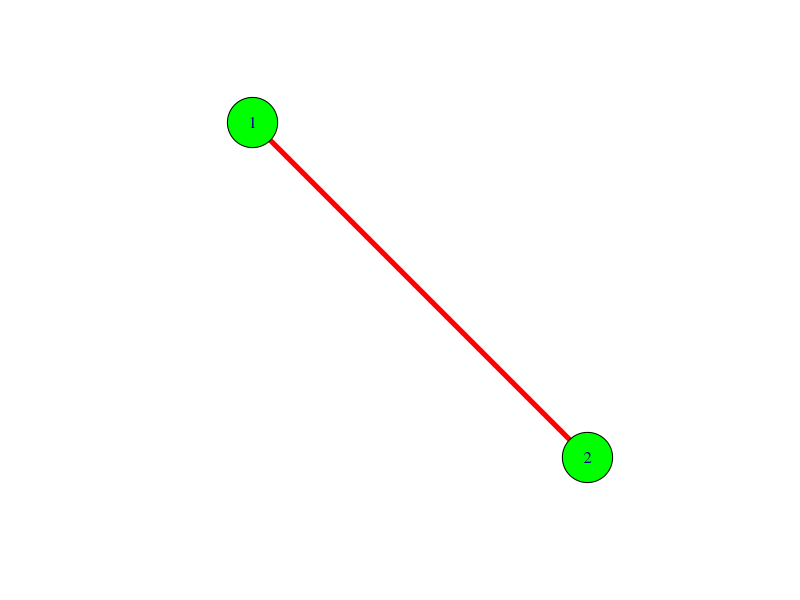
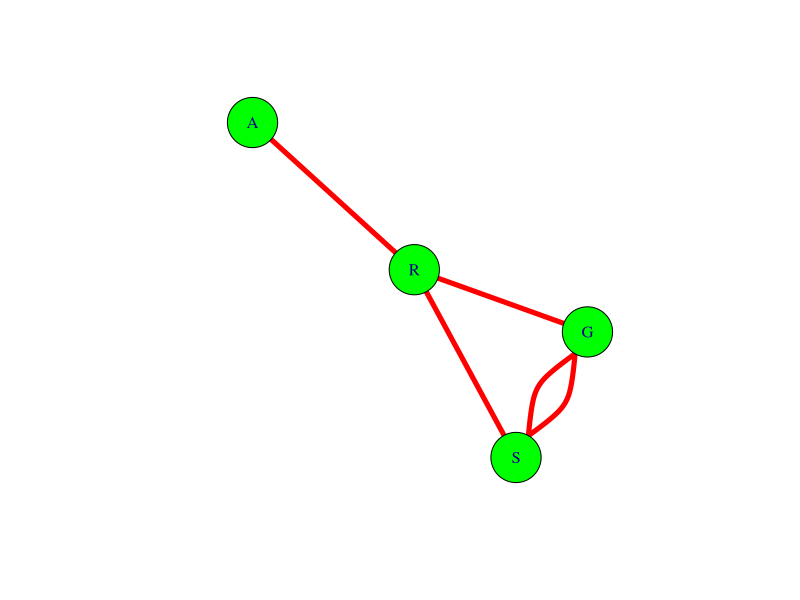

Here is the R script that generated these plots, in order:
## ---- chunk 1
# Load igraph package
library(igraph)

#a. Define graph object g with the (1,2) as its elements)
edges <- c(1,2)
g <- graph(edges,
     directed = FALSE
)

plot(g,
     vertex.color = "green",
     vertex.size = 30,
     edge.color = "red",
     edge.width = 5)

# b. Define "g1" as graph object with ("S", "R", "R", "G", "G", "S", "S", "G", "A", "R") as its elements.

# Define the graph object g1 with the given elements
edges <- c("S", "R", "R", "G", "G", "S", "S", "G", "A", "R")
g1 <- graph(edges,
            directed = FALSE)
## ---- chunk 2
# Plot the graph with specified attributes
plot(g1,
     vertex.color = "green",
     vertex.size = 30,
     edge.color = "red",
     edge.width = 5)
# Interpretation:
# The nodes represent the elements A, R, G, and S.
# The edges represent the connections between these elements.
# The green color and size of the nodes make them easily visible.
# The red color and thickness of the edges highlight the connections between nodes.
## ---- chunk 3
# Calculate degree
degree_g1 <- degree(g1)
print("Degree of each node:")
print(degree_g1)

# Calculate closeness
closeness_g1 <- closeness(g1)
print("Closeness of each node:")
print(closeness_g1)

# Calculate betweenness
betweenness_g1 <- betweenness(g1)
print("Betweenness of each node:")
print(betweenness_g1)

# Interpretation:
# Degree:
# The number of edges connected to a node.
# Nodes with higher degrees are more central in the network.
# Hence they are central in this network.
# Closeness:
# The inverse of the average length of the shortest paths from a node to all other nodes in the graph.
# Nodes with higher closeness values are generally more central and can reach other nodes more quickly.
# Here, R and T has higher closeness values.
# Hence, they are more central.
# Betweenness:
# The number of shortest paths that pass through a node.
# Nodes with higher betweenness values play a crucial role as intermediaries in this network.
